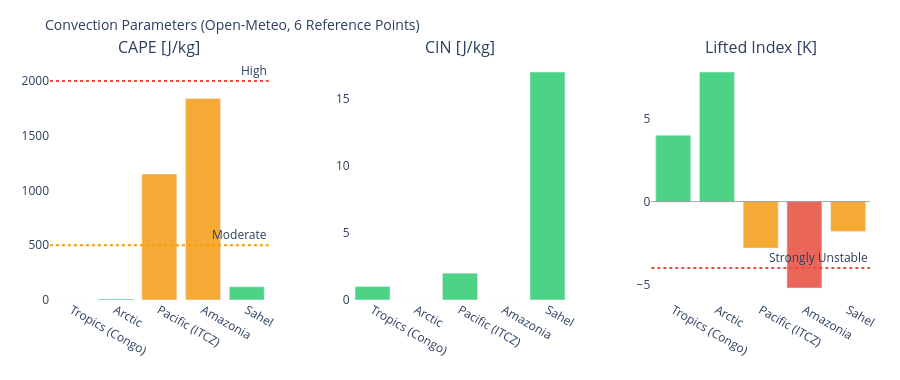

The notebook cell this image was saved under:
### Markdown cell above
---
## 3. Visualizations

### Code cell
# ============================================================
# CAPE / CIN / LIFTED INDEX – Convection potential
# ============================================================

if not df_atm.empty:
    fig = make_subplots(
        rows=1, cols=3,
        subplot_titles=['CAPE [J/kg]', 'CIN [J/kg]', 'Lifted Index [K]'],
        horizontal_spacing=0.1
    )
    pts = df_atm['point'].tolist()
    pt_colors = ['#E85D24','#185FA5','#888780','#378ADD','#639922','#F2A623']

    # CAPE – höher = mehr Gewitterpotential
    cape_vals = df_atm['cape'].fillna(0).tolist()
    cape_colors = ['#e74c3c' if v > 2000 else '#f39c12' if v > 500 else '#2ecc71'
                   for v in cape_vals]
    fig.add_trace(go.Bar(x=pts, y=cape_vals, marker_color=cape_colors,
                         opacity=0.85, showlegend=False), row=1, col=1)
    fig.add_hline(y=2000, line_dash='dot', line_color='#e74c3c',
                  annotation_text='High', row=1, col=1)
    fig.add_hline(y=500,  line_dash='dot', line_color='#f39c12',
                  annotation_text='Moderate', row=1, col=1)

    # CIN – negativer = stärker gedeckelt (weniger Auslöse)
    cin_vals = df_atm['cin'].fillna(0).tolist()
    cin_colors = ['#e74c3c' if v < -200 else '#f39c12' if v < -50 else '#2ecc71'
                  for v in cin_vals]
    fig.add_trace(go.Bar(x=pts, y=cin_vals, marker_color=cin_colors,
                         opacity=0.85, showlegend=False), row=1, col=2)

    # Lifted Index – negativ = instabil
    li_vals = df_atm['li'].fillna(0).tolist()
    li_colors = ['#e74c3c' if v < -4 else '#f39c12' if v < 0 else '#2ecc71'
                 for v in li_vals]
    fig.add_trace(go.Bar(x=pts, y=li_vals, marker_color=li_colors,
                         opacity=0.85, showlegend=False), row=1, col=3)
    fig.add_hline(y=0, line_color='gray', line_width=0.7, row=1, col=3)
    fig.add_hline(y=-4, line_dash='dot', line_color='#e74c3c',
                  annotation_text='Strongly Unstable', row=1, col=3)

    fig.update_layout(
        title=dict(text='Convection Parameters (Open-Meteo, 6 Reference Points)', font=dict(size=14)),
        height=380, plot_bgcolor='rgba(0,0,0,0)', paper_bgcolor='rgba(0,0,0,0)',
        margin=dict(l=50, r=30, t=60, b=80)
    )
    fig.update_xaxes(tickangle=30)
    fig.show()

### Figure 1 — Plotly figure (JSON) as saved in the notebook; plotly's stock layout.template omitted (floating-point values rounded to 4 significant figures)
{"data": [{"marker": {"color": ["#2ecc71", "#2ecc71", "#f39c12", "#f39c12", "#2ecc71"]}, "opacity": 0.85, "showlegend": false, "type": "bar", "x": ["Tropics (Congo)", "Arctic", "Pacific (ITCZ)", "Amazonia", "Sahel"], "xaxis": "x", "y": [0.0, 10.0, 1150.0, 1840.0, 120.0], "yaxis": "y"}, {"marker": {"color": ["#2ecc71", "#2ecc71", "#2ecc71", "#2ecc71", "#2ecc71"]}, "opacity": 0.85, "showlegend": false, "type": "bar", "x": ["Tropics (Congo)", "Arctic", "Pacific (ITCZ)", "Amazonia", "Sahel"], "xaxis": "x2", "y": [1.0, 0.0, 2.0, 0.0, 17.0], "yaxis": "y2"}, {"marker": {"color": ["#2ecc71", "#2ecc71", "#f39c12", "#e74c3c", "#f39c12"]}, "opacity": 0.85, "showlegend": false, "type": "bar", "x": ["Tropics (Congo)", "Arctic", "Pacific (ITCZ)", "Amazonia", "Sahel"], "xaxis": "x3", "y": [4.0, 7.8, -2.8, -5.2, -1.8], "yaxis": "y3"}], "layout": {"annotations": [{"font": {"size": 16}, "showarrow": false, "text": "CAPE [J/kg]", "x": 0.1333, "xanchor": "center", "xref": "paper", "y": 1.0, "yanchor": "bottom", "yref": "paper"}, {"font": {"size": 16}, "showarrow": false, "text": "CIN [J/kg]", "x": 0.5, "xanchor": "center", "xref": "paper", "y": 1.0, "yanchor": "bottom", "yref": "paper"}, {"font": {"size": 16}, "showarrow": false, "text": "Lifted Index [K]", "x": 0.8667, "xanchor": "center", "xref": "paper", "y": 1.0, "yanchor": "bottom", "yref": "paper"}, {"showarrow": false, "text": "High", "x": 1, "xanchor": "right", "xref": "x domain", "y": 2000, "yanchor": "bottom", "yref": "y"}, {"showarrow": false, "text": "Moderate", "x": 1, "xanchor": "right", "xref": "x domain", "y": 500, "yanchor": "bottom", "yref": "y"}, {"showarrow": false, "text": "Strongly Unstable", "x": 1, "xanchor": "right", "xref": "x3 domain", "y": -4, "yanchor": "bottom", "yref": "y3"}], "height": 380, "margin": {"b": 80, "l": 50, "r": 30, "t": 60}, "paper_bgcolor": "rgba(0,0,0,0)", "plot_bgcolor": "rgba(0,0,0,0)", "shapes": [{"line": {"color": "#e74c3c", "dash": "dot"}, "type": "line", "x0": 0, "x1": 1, "xref": "x domain", "y0": 2000, "y1": 2000, "yref": "y"}, {"line": {"color": "#f39c12", "dash": "dot"}, "type": "line", "x0": 0, "x1": 1, "xref": "x domain", "y0": 500, "y1": 500, "yref": "y"}, {"line": {"color": "gray", "width": 0.7}, "type": "line", "x0": 0, "x1": 1, "xref": "x3 domain", "y0": 0, "y1": 0, "yref": "y3"}, {"line": {"color": "#e74c3c", "dash": "dot"}, "type": "line", "x0": 0, "x1": 1, "xref": "x3 domain", "y0": -4, "y1": -4, "yref": "y3"}], "title": {"font": {"size": 14}, "text": "Convection Parameters (Open-Meteo, 6 Reference Points)"}, "xaxis": {"anchor": "y", "domain": [0.0, 0.2667], "tickangle": 30}, "xaxis2": {"anchor": "y2", "domain": [0.3667, 0.6333], "tickangle": 30}, "xaxis3": {"anchor": "y3", "domain": [0.7333, 1.0], "tickangle": 30}, "yaxis": {"anchor": "x", "domain": [0.0, 1.0]}, "yaxis2": {"anchor": "x2", "domain": [0.0, 1.0]}, "yaxis3": {"anchor": "x3", "domain": [0.0, 1.0]}}}
